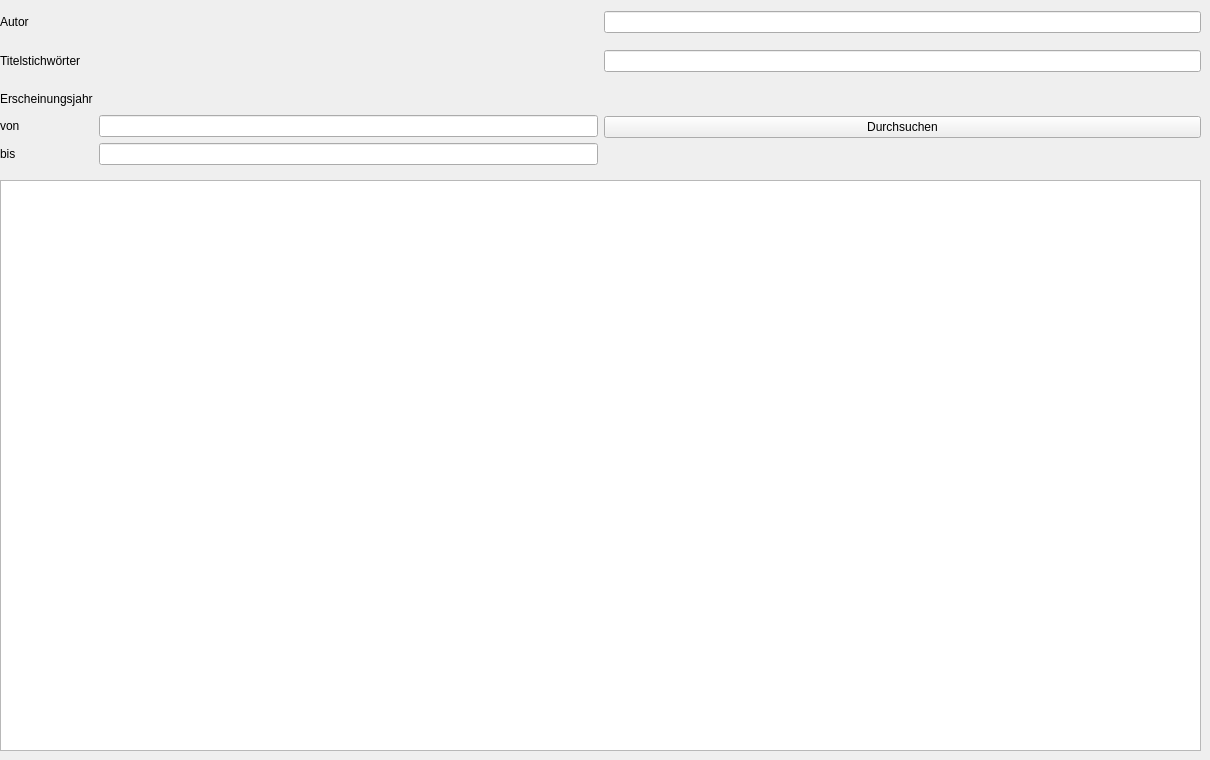
    <widget class="QWidget" name="Katalogdurchsuchen">
     <widget class="QWidget" name="layoutWidget_7">
      <property name="geometry">
       <rect>
        <x>0</x>
        <y>0</y>
        <width>1201</width>
        <height>176</height>
       </rect>
      </property>
      <layout class="QGridLayout" name="gridLayout_8">
       <item row="0" column="0">
        <widget class="QLabel" name="label_100">
         <property name="text">
          <string>Autor</string>
         </property>
        </widget>
       </item>
       <item row="0" column="1">
        <widget class="QLineEdit" name="le_autor_suchendoc"/>
       </item>
       <item row="2" column="0">
        <layout class="QGridLayout" name="gridLayout_14">
         <item row="1" column="0">
          <widget class="QLabel" name="label_101">
           <property name="text">
            <string>von</string>
           </property>
          </widget>
         </item>
         <item row="2" column="0">
          <widget class="QLabel" name="label_102">
           <property name="text">
            <string>bis</string>
           </property>
          </widget>
         </item>
         <item row="0" column="1">
          <spacer name="horizontalSpacer_24">
           <property name="orientation">
            <enum>Qt::Horizontal</enum>
           </property>
           <property name="sizeHint" stdset="0">
            <size>
             <width>40</width>
             <height>20</height>
            </size>
           </property>
          </spacer>
         </item>
         <item row="1" column="1">
          <widget class="QLineEdit" name="le_erschj_von_suchendoc"/>
         </item>
         <item row="2" column="1">
          <widget class="QLineEdit" name="le_erschj_bis_suchendoc"/>
         </item>
         <item row="0" column="0">
          <widget class="QLabel" name="label_103">
           <property name="text">
            <string>Erscheinungsjahr</string>
           </property>
          </widget>
         </item>
        </layout>
       </item>
       <item row="2" column="1">
        <widget class="QPushButton" name="btn_search_suchendoc">
         <property name="text">
          <string>Durchsuchen</string>
         </property>
        </widget>
       </item>
       <item row="1" column="0">
        <widget class="QLabel" name="label_104">
         <property name="text">
          <string>Titelstichwörter</string>
         </property>
        </widget>
       </item>
       <item row="1" column="1">
        <widget class="QLineEdit" name="le_titelstichw_suchendoc"/>
       </item>
      </layout>
     </widget>
     <widget class="QWidget" name="layoutWidget_6">
      <property name="geometry">
       <rect>
        <x>0</x>
        <y>180</y>
        <width>1201</width>
        <height>571</height>
       </rect>
      </property>
      <layout class="QGridLayout" name="gridLayout_7">
       <item row="0" column="0">
        <widget class="QTableView" name="katalogdurchsuchentableView"/>
       </item>
      </layout>
     </widget>
    </widget>
